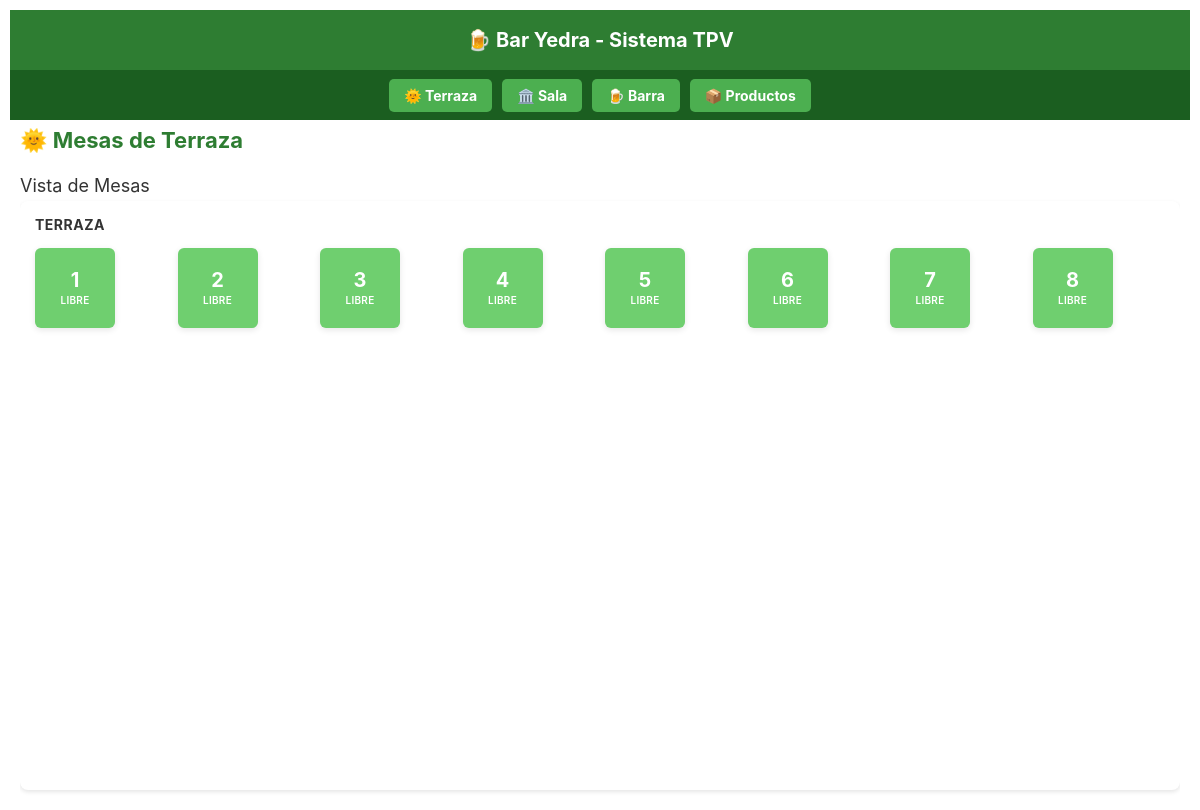
The app's page /terraza with its own data.
### models.py (models this page shows, shortened)
class Mesa(db.Model):
    __tablename__ = 'mesa'
    id = db.Column(db.Integer, primary_key=True)
    numero = db.Column(db.Integer, nullable=False)
    zona = db.Column(db.String(50), nullable=False)  # Terraza, Sala, Barra
    estado = db.Column(db.String(20), default='libre')  # libre, ocupada, pagada
    pedidos = db.relationship('Pedido', backref='mesa', lazy=True)

### app.py (the view)
@app.route('/terraza')
def terraza():
    mesas = Mesa.query.filter_by(zona='Terraza').order_by(Mesa.numero).all()
    return render_template('terraza.html', mesas=mesas)

### templates/terraza.html (shortened to what this page needs)
{% extends "base_tpv.html" %}
{% block content %}
<div class="page-wrapper">
    <div class="products-header">
        <h2>🌞 Mesas de Terraza</h2>
    </div>
    <h3>Vista de Mesas</h3>
    <div class="section">
        <div class="section-title">TERRAZA</div>
        <div class="mesas-grid">
            {% for mesa in mesas %}
                <div class="mesa-card {{ mesa.estado }}" onclick="window.location.href='/mesa/{{ mesa.id }}'">
                    <div class="mesa-numero">{{ mesa.numero }}</div>
                    <div class="mesa-estado">
                        {% if mesa.estado == 'libre' %}
                            LIBRE
                        {% elif mesa.estado == 'ocupada' %}
                            OCUPADA
                        {% else %}
                            PAGADA
                        {% endif %}
                    </div>
                </div>
            {% endfor %}
        </div>
    </div>
</div>
{% endblock %}

### templates/base_tpv.html (shortened to what this page needs)
<!DOCTYPE html>
<html lang="es">
<head>
</head>
<body>
    <div class="header">
        <h1>🍺 Bar Yedra - Sistema TPV</h1>
    </div>
    <div class="nav">
        <a href="/terraza">🌞 Terraza</a>
        <a href="/sala">🏛️ Sala</a>
        <a href="/barra">🍺 Barra</a>
        <a href="/products">📦 Productos</a>
    </div>
    <div class="container">
        {% block content %}{% endblock %}
    </div>
</body>
</html>

### templates/base_tpv.html (style rules this page uses)
* { margin: 0; padding: 0; box-sizing: border-box; }
body { font-family: Arial, sans-serif; background: #f5f5f5; color: #333; height: 100vh; max-height: 1024px; overflow: hidden; }
.header { background: #2e7d32; color: white; padding: 10px; text-align: center; height: 60px; display: flex; align-items: center; justify-content: center; }
.header h1 { margin: 0; font-size: 20px; }
.nav { background: #1b5e20; padding: 8px; text-align: center; height: 50px; display: flex; align-items: center; justify-content: center; }
.nav a { color: white; text-decoration: none; padding: 8px 15px; margin: 0 5px; background: #4caf50; border-radius: 5px; font-weight: bold; font-size: 14px; }
.container { max-width: 1200px; margin: 0 auto; padding: 0 10px; height: calc(100vh - 110px); max-height: 914px; overflow-y: auto; }

### templates/terraza.html (style rules this page uses)
body { background-color: #ffffff; margin: 0; padding: 10px; font-family: -apple-system, BlinkMacSystemFont, 'Segoe UI', Roboto, sans-serif; height: 100vh; max-height: 1024px; overflow: hidden; }
.page-wrapper { height: calc(100vh - 120px); max-height: 904px; overflow: hidden; display: flex; flex-direction: column; }
.section { background: white; border-radius: 8px; padding: 15px; margin-bottom: 10px; box-shadow: 0 2px 4px rgba(0,0,0,0.1); flex: 1; overflow: hidden; }
.section-title { color: #333; font-size: 14px; font-weight: bold; margin-bottom: 15px; text-transform: uppercase; letter-spacing: 0.5px; }
.mesas-grid { display: grid; grid-template-columns: repeat(8, 1fr); gap: 10px; height: calc(100% - 35px); align-content: start; }
.mesa-card { background: #6FCF6F; border: none; border-radius: 6px; padding: 10px; text-align: center; cursor: pointer; transition: all 0.3s ease; aspect-ratio: 1; display: flex; flex-direction: column; justify-content: center; align-items: center; height: 80px; box-shadow: 0 2px 6px rgba(0,0,0,0.1); }
.mesa-numero { color: white; font-size: 20px; font-weight: bold; margin-bottom: 4px; line-height: 1; }
.mesa-estado { color: white; font-size: 10px; font-weight: 600; text-transform: uppercase; letter-spacing: 0.3px; }
.products-header { display: flex; justify-content: space-between; align-items: center; margin-bottom: 10px; height: 40px; }
.products-header h2 { color: #2e7d32; font-size: 22px; margin: 0; font-weight: bold; }
h3 { color: #333; font-size: 18px; margin: 5px 0; font-weight: normal; }

### records on screen
Mesa: numero "1", estado "LIBRE"
Mesa: numero "2", estado "LIBRE"
Mesa: numero "3", estado "LIBRE"
Mesa: numero "4", estado "LIBRE"
Mesa: numero "5", estado "LIBRE"
Mesa: numero "6", estado "LIBRE"
Mesa: numero "7", estado "LIBRE"
Mesa: numero "8", estado "LIBRE"
